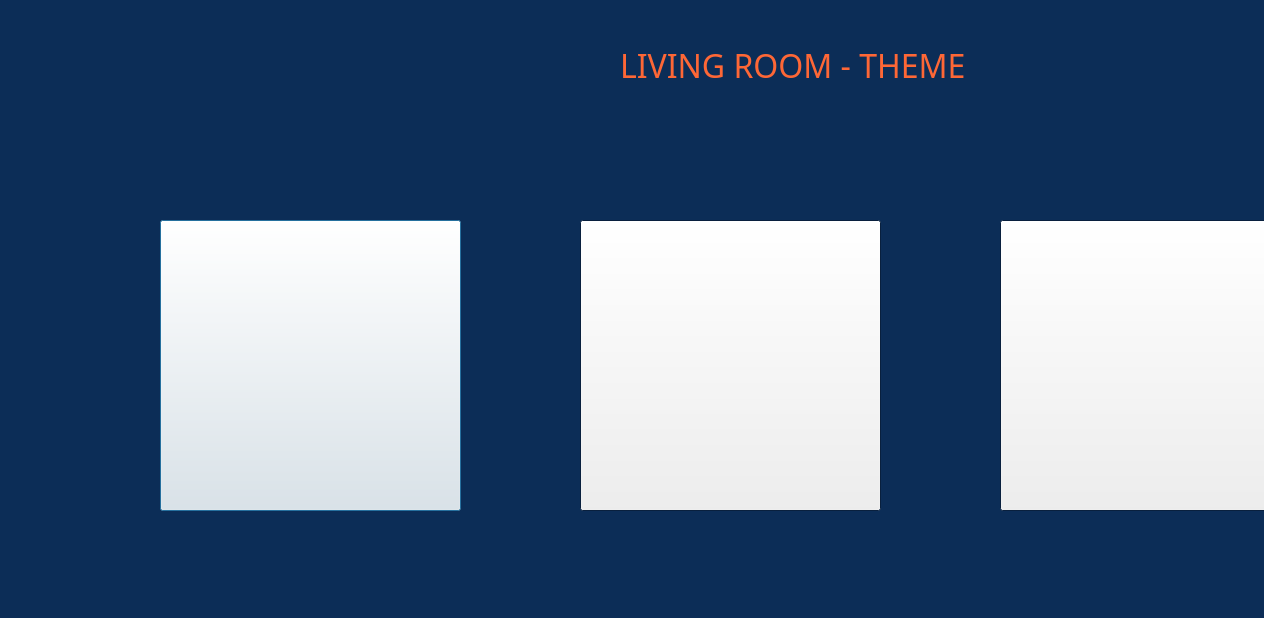
<?xml version="1.0" encoding="UTF-8"?>
<ui version="4.0">
 <class>lthemeui</class>
 <widget class="QDialog" name="lthemeui">
  <property name="geometry">
   <rect>
    <x>0</x>
    <y>0</y>
    <width>1264</width>
    <height>618</height>
   </rect>
  </property>
  <property name="palette">
   <palette>
    <active>
     <colorrole role="Window">
      <brush brushstyle="SolidPattern">
       <color alpha="255">
        <red>12</red>
        <green>45</green>
        <blue>87</blue>
       </color>
      </brush>
     </colorrole>
    </active>
    <inactive>
     <colorrole role="Window">
      <brush brushstyle="SolidPattern">
       <color alpha="255">
        <red>12</red>
        <green>45</green>
        <blue>87</blue>
       </color>
      </brush>
     </colorrole>
    </inactive>
    <disabled>
     <colorrole role="Base">
      <brush brushstyle="SolidPattern">
       <color alpha="255">
        <red>12</red>
        <green>45</green>
        <blue>87</blue>
       </color>
      </brush>
     </colorrole>
     <colorrole role="Window">
      <brush brushstyle="SolidPattern">
       <color alpha="255">
        <red>12</red>
        <green>45</green>
        <blue>87</blue>
       </color>
      </brush>
     </colorrole>
    </disabled>
   </palette>
  </property>
  <property name="windowTitle">
   <string>Dialog</string>
  </property>
  <widget class="QLabel" name="label">
   <property name="geometry">
    <rect>
     <x>620</x>
     <y>50</y>
     <width>391</width>
     <height>31</height>
    </rect>
   </property>
   <property name="palette">
    <palette>
     <active>
      <colorrole role="WindowText">
       <brush brushstyle="SolidPattern">
        <color alpha="255">
         <red>254</red>
         <green>103</green>
         <blue>54</blue>
        </color>
       </brush>
      </colorrole>
     </active>
     <inactive>
      <colorrole role="WindowText">
       <brush brushstyle="SolidPattern">
        <color alpha="255">
         <red>254</red>
         <green>103</green>
         <blue>54</blue>
        </color>
       </brush>
      </colorrole>
     </inactive>
     <disabled/>
    </palette>
   </property>
   <property name="font">
    <font>
     <family>Britannic Bold</family>
     <pointsize>24</pointsize>
    </font>
   </property>
   <property name="text">
    <string>LIVING ROOM - THEME</string>
   </property>
  </widget>
  <widget class="QPushButton" name="ltheme1btn">
   <property name="geometry">
    <rect>
     <x>160</x>
     <y>220</y>
     <width>301</width>
     <height>291</height>
    </rect>
   </property>
   <property name="text">
    <string/>
   </property>
  </widget>
  <widget class="QPushButton" name="ltheme2btn">
   <property name="geometry">
    <rect>
     <x>580</x>
     <y>220</y>
     <width>301</width>
     <height>291</height>
    </rect>
   </property>
   <property name="text">
    <string/>
   </property>
  </widget>
  <widget class="QPushButton" name="ltheme3btn">
   <property name="geometry">
    <rect>
     <x>1000</x>
     <y>220</y>
     <width>301</width>
     <height>291</height>
    </rect>
   </property>
   <property name="text">
    <string/>
   </property>
  </widget>
 </widget>
 <resources/>
 <connections/>
</ui>
